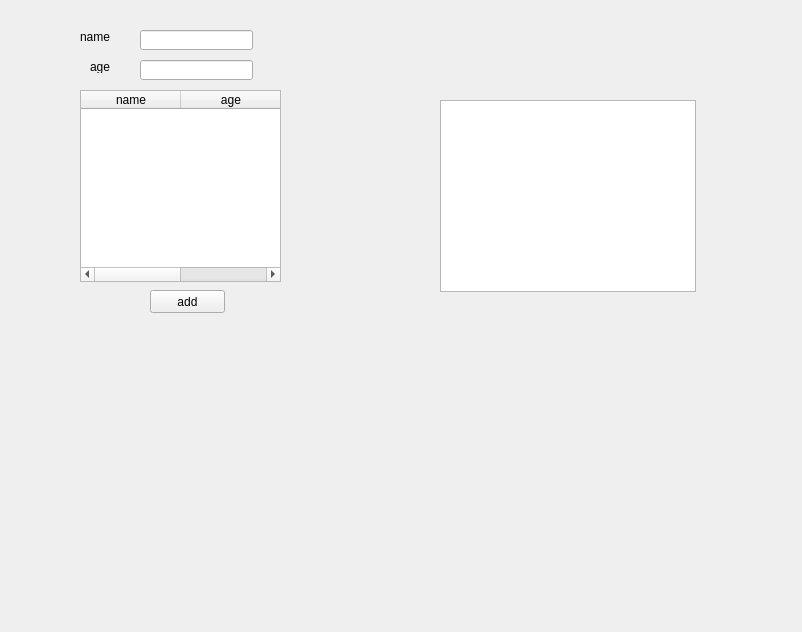
<?xml version="1.0" encoding="UTF-8"?>
<ui version="4.0">
 <class>Form</class>
 <widget class="QWidget" name="Form">
  <property name="geometry">
   <rect>
    <x>0</x>
    <y>0</y>
    <width>802</width>
    <height>632</height>
   </rect>
  </property>
  <property name="windowTitle">
   <string>Form</string>
  </property>
  <widget class="QLabel" name="label">
   <property name="geometry">
    <rect>
     <x>80</x>
     <y>30</y>
     <width>47</width>
     <height>13</height>
    </rect>
   </property>
   <property name="text">
    <string>name</string>
   </property>
  </widget>
  <widget class="QLabel" name="label_2">
   <property name="geometry">
    <rect>
     <x>90</x>
     <y>60</y>
     <width>47</width>
     <height>13</height>
    </rect>
   </property>
   <property name="text">
    <string>age</string>
   </property>
  </widget>
  <widget class="QLineEdit" name="ch">
   <property name="geometry">
    <rect>
     <x>140</x>
     <y>30</y>
     <width>113</width>
     <height>20</height>
    </rect>
   </property>
  </widget>
  <widget class="QLineEdit" name="n">
   <property name="geometry">
    <rect>
     <x>140</x>
     <y>60</y>
     <width>113</width>
     <height>20</height>
    </rect>
   </property>
  </widget>
  <widget class="QTableWidget" name="tab">
   <property name="geometry">
    <rect>
     <x>80</x>
     <y>90</y>
     <width>201</width>
     <height>192</height>
    </rect>
   </property>
   <column>
    <property name="text">
     <string>name</string>
    </property>
   </column>
   <column>
    <property name="text">
     <string>age</string>
    </property>
   </column>
  </widget>
  <widget class="QListWidget" name="li">
   <property name="geometry">
    <rect>
     <x>440</x>
     <y>100</y>
     <width>256</width>
     <height>192</height>
    </rect>
   </property>
  </widget>
  <widget class="QPushButton" name="bt1">
   <property name="geometry">
    <rect>
     <x>150</x>
     <y>290</y>
     <width>75</width>
     <height>23</height>
    </rect>
   </property>
   <property name="text">
    <string>add</string>
   </property>
  </widget>
 </widget>
 <resources/>
 <connections/>
</ui>
